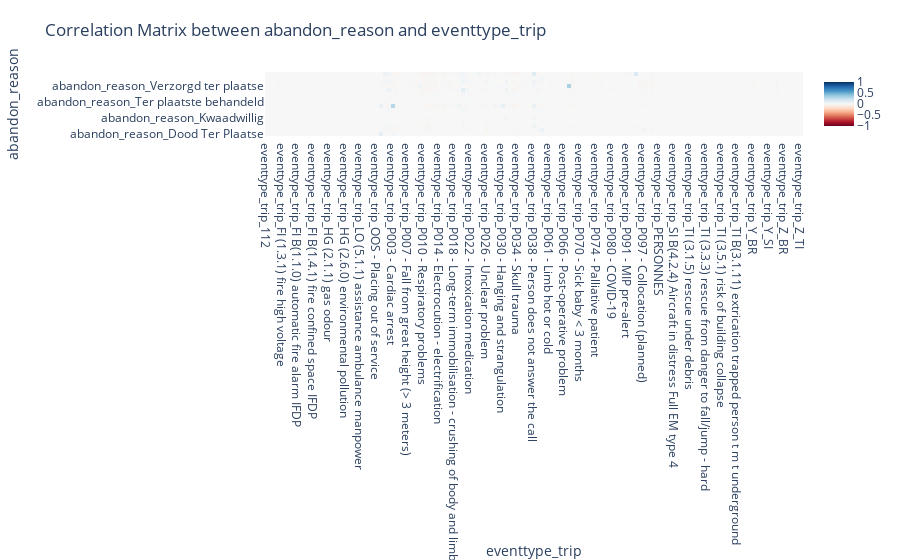

Write notebook code for a chart like this one.
### Code cell
import pandas as pd
import seaborn as sns
import plotly.graph_objs as go
import plotly.express as px
import matplotlib.pyplot as plt

# Assuming df_interventions1 is your DataFrame
selected_columns = ['abandon_reason', 'eventtype_trip']

# Selecting the relevant columns
df_selected = interventions_dataset[selected_columns]

# Encoding categorical variables using one-hot encoding
df_encoded = pd.get_dummies(df_selected)

# Calculating the correlation matrix
correlation_matrix = df_encoded.corr()

# Select the dummy variables of "abandon_reason" on the y-axis and "eventtype_trip" on the x-axis
correlation_subset = correlation_matrix.loc[df_encoded.columns[df_encoded.columns.str.startswith('abandon_reason')],
                                            df_encoded.columns[df_encoded.columns.str.startswith('eventtype_trip')]]

# Create a heatmap using Plotly
heatmap = go.Heatmap(
    z=correlation_subset.values,
    x=correlation_subset.columns,
    y=correlation_subset.index,
    colorscale='RdBu',
    zmin=-1, zmax=1
)

# Create layout for the heatmap
layout = go.Layout(
    title='Correlation Matrix between abandon_reason and eventtype_trip',
    xaxis=dict(title='eventtype_trip'),
    yaxis=dict(title='abandon_reason'),
    margin=dict(l=140, r=40, t=80, b=40),
)

# Create a Figure object
fig = go.Figure(data=[heatmap], layout=layout)

# Show the interactive plot
fig.show()

### Figure 1 — Plotly figure (JSON) as saved in the notebook; plotly's stock layout.template omitted (floating-point values rounded to 4 significant figures; data arrays with more than 128 entries replaced by an {"elided": "..."} marker saying what was removed)
{"data": [{"colorscale": [[0, "rgb(103,0,31)"], [0.1, "rgb(178,24,43)"], [0.2, "rgb(214,96,77)"], [0.3, "rgb(244,165,130)"], [0.4, "rgb(253,219,199)"], [0.5, "rgb(247,247,247)"], [0.6, "rgb(209,229,240)"], [0.7, "rgb(146,197,222)"], [0.8, "rgb(67,147,195)"], [0.9, "rgb(33,102,172)"], [1, "rgb(5,48,97)"]], "type": "heatmap", "x": {"elided": "137 str values"}, "y": ["abandon_reason_Dood Ter Plaatse", "abandon_reason_Error", "abandon_reason_Geannuleerd", "abandon_reason_Geannuleerde rit", "abandon_reason_Kwaadwillig", "abandon_reason_Kwaadwillige oproep", "abandon_reason_Loos alarm goed bedoeld", "abandon_reason_Overleden", "abandon_reason_Ter plaatste behandeld", "abandon_reason_Vervoer door derden", "abandon_reason_Vervoerd door derden", "abandon_reason_Vervoerd door politie", "abandon_reason_Verzorgd ter plaatse", "abandon_reason_Weigering van vervoer", "abandon_reason_Weigering vervoer", "abandon_reason_Zonder patient"], "z": {"elided": "16x137 float values"}, "zmax": 1, "zmin": -1}], "layout": {"margin": {"b": 40, "l": 140, "r": 40, "t": 80}, "title": {"text": "Correlation Matrix between abandon_reason and eventtype_trip"}, "xaxis": {"title": {"text": "eventtype_trip"}}, "yaxis": {"title": {"text": "abandon_reason"}}}}
